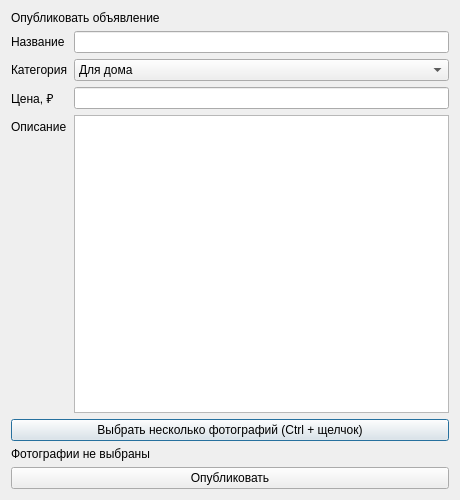
<?xml version="1.0" encoding="UTF-8"?>
<ui version="4.0">
 <class>AddAdWindow</class>
 <widget class="QDialog" name="AddAdWindow">
  <property name="geometry">
   <rect>
    <x>0</x>
    <y>0</y>
    <width>460</width>
    <height>500</height>
   </rect>
  </property>
  <property name="minimumSize">
   <size>
    <width>460</width>
    <height>500</height>
   </size>
  </property>
  <property name="windowTitle">
   <string>Новое объявление</string>
  </property>
  <layout class="QVBoxLayout" name="rootLayout">
   <item>
    <widget class="QLabel" name="titleLabel">
     <property name="text">
      <string>Опубликовать объявление</string>
     </property>
    </widget>
   </item>
   <item>
    <layout class="QFormLayout" name="formLayout">
     <item row="0" column="0">
      <widget class="QLabel" name="nameLabel">
       <property name="text">
        <string>Название</string>
       </property>
      </widget>
     </item>
     <item row="0" column="1">
      <widget class="QLineEdit" name="titleEdit"/>
     </item>
     <item row="1" column="0">
      <widget class="QLabel" name="categoryLabel">
       <property name="text">
        <string>Категория</string>
       </property>
      </widget>
     </item>
     <item row="1" column="1">
      <widget class="QComboBox" name="categoryCombo">
       <item>
        <property name="text">
         <string>Для дома</string>
        </property>
       </item>
       <item>
        <property name="text">
         <string>Автомобили</string>
        </property>
       </item>
       <item>
        <property name="text">
         <string>Электроника</string>
        </property>
       </item>
       <item>
        <property name="text">
         <string>Одежда</string>
        </property>
       </item>
       <item>
        <property name="text">
         <string>Хобби и спорт</string>
        </property>
       </item>
       <item>
        <property name="text">
         <string>Другое</string>
        </property>
       </item>
      </widget>
     </item>
     <item row="2" column="0">
      <widget class="QLabel" name="priceLabel">
       <property name="text">
        <string>Цена, ₽</string>
       </property>
      </widget>
     </item>
     <item row="2" column="1">
      <widget class="QLineEdit" name="priceEdit"/>
     </item>
     <item row="3" column="0">
      <widget class="QLabel" name="descriptionLabel">
       <property name="text">
        <string>Описание</string>
       </property>
      </widget>
     </item>
     <item row="3" column="1">
      <widget class="QPlainTextEdit" name="descriptionEdit"/>
     </item>
    </layout>
   </item>
   <item>
    <widget class="QPushButton" name="choosePhotosButton">
     <property name="text">
      <string>Выбрать несколько фотографий (Ctrl + щелчок)</string>
     </property>
    </widget>
   </item>
   <item>
    <widget class="QLabel" name="photosLabel">
     <property name="text">
      <string>Фотографии не выбраны</string>
     </property>
    </widget>
   </item>
   <item>
    <widget class="QPushButton" name="publishButton">
     <property name="text">
      <string>Опубликовать</string>
     </property>
    </widget>
   </item>
  </layout>
 </widget>
 <resources/>
 <connections/>
</ui>
